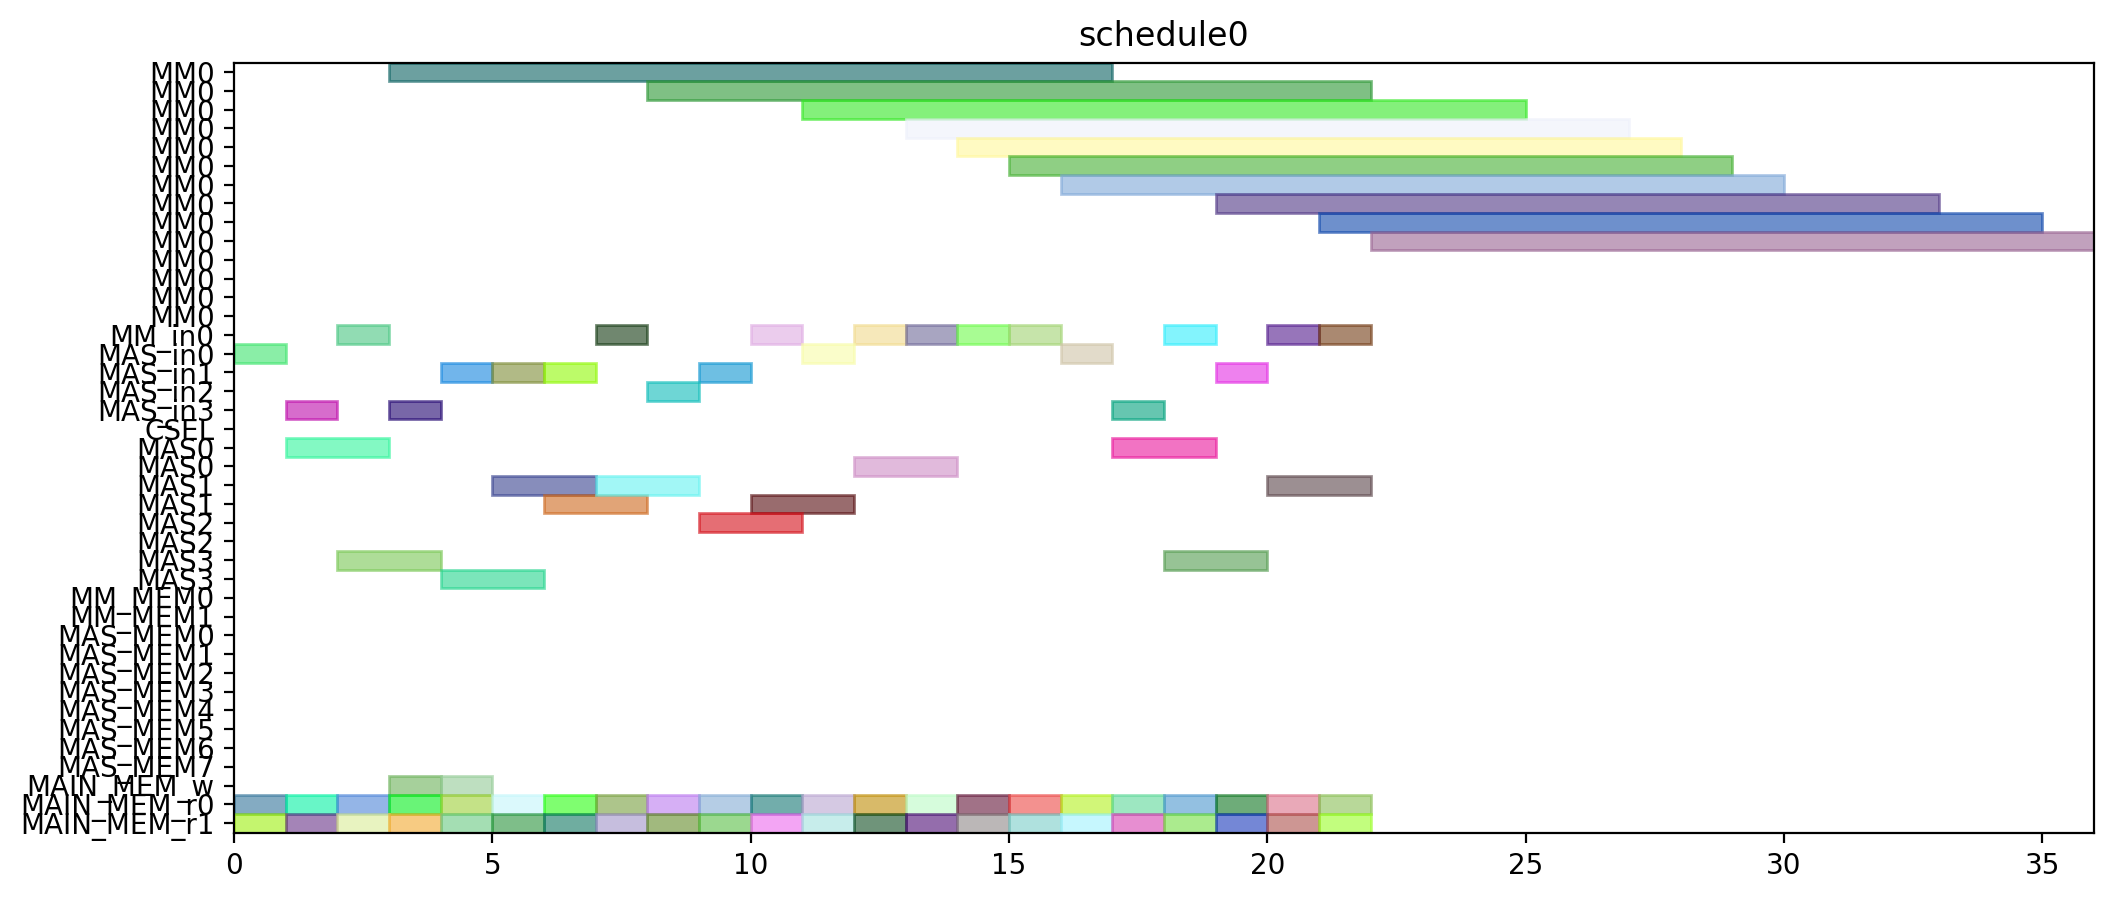

Write the Python code that produced this figure.
from pyschedule import Scenario, solvers, plotters, alt


def solve():
	horizon = 120
	S = Scenario("schedule0", horizon=horizon)

	# resource
	MM = S.Resources('MM', num=1, size=14)
	MM_in = S.Resources('MM_in', num=1)
	MAS_in = S.Resources('MAS_in', num=4)
	CSEL = S.Resource('CSEL')
	MAS = S.Resources('MAS', num=4, size=2, periods=range(1, horizon))
	MM_MEM = S.Resources('MM_MEM', num=2)
	MAS_MEM = S.Resources('MAS_MEM', num=8)
	MAIN_MEM_w = S.Resource('MAIN_MEM_w', size=1)
	MAIN_MEM_r = S.Resources('MAIN_MEM_r', num=2)

	# result of previous scheduling

	# new tasks
	c10_t0 = S.Task('c10_t0', length=14, delay_cost=1)
	c10_t0 += alt(MM)
	c10_t0_in = S.Task('c10_t0_in', length=1, delay_cost=1)
	c10_t0_in += alt(MM_in)
	S += c10_t0_in*MM_in[0]<=c10_t0*MM[0]
	c10_t0_mem0 = S.Task('c10_t0_mem0', length=1, delay_cost=1)
	c10_t0_mem0 += MAIN_MEM_r[0]
	S += c10_t0_mem0 <= c10_t0

	c10_t0_mem1 = S.Task('c10_t0_mem1', length=1, delay_cost=1)
	c10_t0_mem1 += MAIN_MEM_r[1]
	S += c10_t0_mem1 <= c10_t0

	c10_t1 = S.Task('c10_t1', length=14, delay_cost=1)
	c10_t1 += alt(MM)
	c10_t1_in = S.Task('c10_t1_in', length=1, delay_cost=1)
	c10_t1_in += alt(MM_in)
	S += c10_t1_in*MM_in[0]<=c10_t1*MM[0]
	c10_t1_mem0 = S.Task('c10_t1_mem0', length=1, delay_cost=1)
	c10_t1_mem0 += MAIN_MEM_r[0]
	S += c10_t1_mem0 <= c10_t1

	c10_t1_mem1 = S.Task('c10_t1_mem1', length=1, delay_cost=1)
	c10_t1_mem1 += MAIN_MEM_r[1]
	S += c10_t1_mem1 <= c10_t1

	c10_t2 = S.Task('c10_t2', length=2, delay_cost=1)
	c10_t2 += alt(MAS)
	c10_t2_in = S.Task('c10_t2_in', length=1, delay_cost=1)
	c10_t2_in += alt(MAS_in)
	S += c10_t2_in*MAS_in[0]<=c10_t2*MAS[0]

	S += c10_t2_in*MAS_in[1]<=c10_t2*MAS[1]

	S += c10_t2_in*MAS_in[2]<=c10_t2*MAS[2]

	S += c10_t2_in*MAS_in[3]<=c10_t2*MAS[3]

	c10_t2_mem0 = S.Task('c10_t2_mem0', length=1, delay_cost=1)
	c10_t2_mem0 += MAIN_MEM_r[0]
	S += c10_t2_mem0 <= c10_t2

	c10_t2_mem1 = S.Task('c10_t2_mem1', length=1, delay_cost=1)
	c10_t2_mem1 += MAIN_MEM_r[1]
	S += c10_t2_mem1 <= c10_t2

	c10_t3 = S.Task('c10_t3', length=2, delay_cost=1)
	c10_t3 += alt(MAS)
	c10_t3_in = S.Task('c10_t3_in', length=1, delay_cost=1)
	c10_t3_in += alt(MAS_in)
	S += c10_t3_in*MAS_in[0]<=c10_t3*MAS[0]

	S += c10_t3_in*MAS_in[1]<=c10_t3*MAS[1]

	S += c10_t3_in*MAS_in[2]<=c10_t3*MAS[2]

	S += c10_t3_in*MAS_in[3]<=c10_t3*MAS[3]

	c10_t3_mem0 = S.Task('c10_t3_mem0', length=1, delay_cost=1)
	c10_t3_mem0 += MAIN_MEM_r[0]
	S += c10_t3_mem0 <= c10_t3

	c10_t3_mem1 = S.Task('c10_t3_mem1', length=1, delay_cost=1)
	c10_t3_mem1 += MAIN_MEM_r[1]
	S += c10_t3_mem1 <= c10_t3

	c20_t0 = S.Task('c20_t0', length=14, delay_cost=1)
	c20_t0 += alt(MM)
	c20_t0_in = S.Task('c20_t0_in', length=1, delay_cost=1)
	c20_t0_in += alt(MM_in)
	S += c20_t0_in*MM_in[0]<=c20_t0*MM[0]
	c20_t0_mem0 = S.Task('c20_t0_mem0', length=1, delay_cost=1)
	c20_t0_mem0 += MAIN_MEM_r[0]
	S += c20_t0_mem0 <= c20_t0

	c20_t0_mem1 = S.Task('c20_t0_mem1', length=1, delay_cost=1)
	c20_t0_mem1 += MAIN_MEM_r[1]
	S += c20_t0_mem1 <= c20_t0

	c20_t1 = S.Task('c20_t1', length=14, delay_cost=1)
	c20_t1 += alt(MM)
	c20_t1_in = S.Task('c20_t1_in', length=1, delay_cost=1)
	c20_t1_in += alt(MM_in)
	S += c20_t1_in*MM_in[0]<=c20_t1*MM[0]
	c20_t1_mem0 = S.Task('c20_t1_mem0', length=1, delay_cost=1)
	c20_t1_mem0 += MAIN_MEM_r[0]
	S += c20_t1_mem0 <= c20_t1

	c20_t1_mem1 = S.Task('c20_t1_mem1', length=1, delay_cost=1)
	c20_t1_mem1 += MAIN_MEM_r[1]
	S += c20_t1_mem1 <= c20_t1

	c20_t2 = S.Task('c20_t2', length=2, delay_cost=1)
	c20_t2 += alt(MAS)
	c20_t2_in = S.Task('c20_t2_in', length=1, delay_cost=1)
	c20_t2_in += alt(MAS_in)
	S += c20_t2_in*MAS_in[0]<=c20_t2*MAS[0]

	S += c20_t2_in*MAS_in[1]<=c20_t2*MAS[1]

	S += c20_t2_in*MAS_in[2]<=c20_t2*MAS[2]

	S += c20_t2_in*MAS_in[3]<=c20_t2*MAS[3]

	c20_t2_mem0 = S.Task('c20_t2_mem0', length=1, delay_cost=1)
	c20_t2_mem0 += MAIN_MEM_r[0]
	S += c20_t2_mem0 <= c20_t2

	c20_t2_mem1 = S.Task('c20_t2_mem1', length=1, delay_cost=1)
	c20_t2_mem1 += MAIN_MEM_r[1]
	S += c20_t2_mem1 <= c20_t2

	c20_t3 = S.Task('c20_t3', length=2, delay_cost=1)
	c20_t3 += alt(MAS)
	c20_t3_in = S.Task('c20_t3_in', length=1, delay_cost=1)
	c20_t3_in += alt(MAS_in)
	S += c20_t3_in*MAS_in[0]<=c20_t3*MAS[0]

	S += c20_t3_in*MAS_in[1]<=c20_t3*MAS[1]

	S += c20_t3_in*MAS_in[2]<=c20_t3*MAS[2]

	S += c20_t3_in*MAS_in[3]<=c20_t3*MAS[3]

	c20_t3_mem0 = S.Task('c20_t3_mem0', length=1, delay_cost=1)
	c20_t3_mem0 += MAIN_MEM_r[0]
	S += c20_t3_mem0 <= c20_t3

	c20_t3_mem1 = S.Task('c20_t3_mem1', length=1, delay_cost=1)
	c20_t3_mem1 += MAIN_MEM_r[1]
	S += c20_t3_mem1 <= c20_t3

	c01_t0 = S.Task('c01_t0', length=14, delay_cost=1)
	c01_t0 += alt(MM)
	c01_t0_in = S.Task('c01_t0_in', length=1, delay_cost=1)
	c01_t0_in += alt(MM_in)
	S += c01_t0_in*MM_in[0]<=c01_t0*MM[0]
	c01_t0_mem0 = S.Task('c01_t0_mem0', length=1, delay_cost=1)
	c01_t0_mem0 += MAIN_MEM_r[0]
	S += c01_t0_mem0 <= c01_t0

	c01_t0_mem1 = S.Task('c01_t0_mem1', length=1, delay_cost=1)
	c01_t0_mem1 += MAIN_MEM_r[1]
	S += c01_t0_mem1 <= c01_t0

	c01_t1 = S.Task('c01_t1', length=14, delay_cost=1)
	c01_t1 += alt(MM)
	c01_t1_in = S.Task('c01_t1_in', length=1, delay_cost=1)
	c01_t1_in += alt(MM_in)
	S += c01_t1_in*MM_in[0]<=c01_t1*MM[0]
	c01_t1_mem0 = S.Task('c01_t1_mem0', length=1, delay_cost=1)
	c01_t1_mem0 += MAIN_MEM_r[0]
	S += c01_t1_mem0 <= c01_t1

	c01_t1_mem1 = S.Task('c01_t1_mem1', length=1, delay_cost=1)
	c01_t1_mem1 += MAIN_MEM_r[1]
	S += c01_t1_mem1 <= c01_t1

	c01_t2 = S.Task('c01_t2', length=2, delay_cost=1)
	c01_t2 += alt(MAS)
	c01_t2_in = S.Task('c01_t2_in', length=1, delay_cost=1)
	c01_t2_in += alt(MAS_in)
	S += c01_t2_in*MAS_in[0]<=c01_t2*MAS[0]

	S += c01_t2_in*MAS_in[1]<=c01_t2*MAS[1]

	S += c01_t2_in*MAS_in[2]<=c01_t2*MAS[2]

	S += c01_t2_in*MAS_in[3]<=c01_t2*MAS[3]

	c01_t2_mem0 = S.Task('c01_t2_mem0', length=1, delay_cost=1)
	c01_t2_mem0 += MAIN_MEM_r[0]
	S += c01_t2_mem0 <= c01_t2

	c01_t2_mem1 = S.Task('c01_t2_mem1', length=1, delay_cost=1)
	c01_t2_mem1 += MAIN_MEM_r[1]
	S += c01_t2_mem1 <= c01_t2

	c01_t3 = S.Task('c01_t3', length=2, delay_cost=1)
	c01_t3 += alt(MAS)
	c01_t3_in = S.Task('c01_t3_in', length=1, delay_cost=1)
	c01_t3_in += alt(MAS_in)
	S += c01_t3_in*MAS_in[0]<=c01_t3*MAS[0]

	S += c01_t3_in*MAS_in[1]<=c01_t3*MAS[1]

	S += c01_t3_in*MAS_in[2]<=c01_t3*MAS[2]

	S += c01_t3_in*MAS_in[3]<=c01_t3*MAS[3]

	c01_t3_mem0 = S.Task('c01_t3_mem0', length=1, delay_cost=1)
	c01_t3_mem0 += MAIN_MEM_r[0]
	S += c01_t3_mem0 <= c01_t3

	c01_t3_mem1 = S.Task('c01_t3_mem1', length=1, delay_cost=1)
	c01_t3_mem1 += MAIN_MEM_r[1]
	S += c01_t3_mem1 <= c01_t3

	c11_t0 = S.Task('c11_t0', length=14, delay_cost=1)
	c11_t0 += alt(MM)
	c11_t0_in = S.Task('c11_t0_in', length=1, delay_cost=1)
	c11_t0_in += alt(MM_in)
	S += c11_t0_in*MM_in[0]<=c11_t0*MM[0]
	c11_t0_mem0 = S.Task('c11_t0_mem0', length=1, delay_cost=1)
	c11_t0_mem0 += MAIN_MEM_r[0]
	S += c11_t0_mem0 <= c11_t0

	c11_t0_mem1 = S.Task('c11_t0_mem1', length=1, delay_cost=1)
	c11_t0_mem1 += MAIN_MEM_r[1]
	S += c11_t0_mem1 <= c11_t0

	c11_t1 = S.Task('c11_t1', length=14, delay_cost=1)
	c11_t1 += alt(MM)
	c11_t1_in = S.Task('c11_t1_in', length=1, delay_cost=1)
	c11_t1_in += alt(MM_in)
	S += c11_t1_in*MM_in[0]<=c11_t1*MM[0]
	c11_t1_mem0 = S.Task('c11_t1_mem0', length=1, delay_cost=1)
	c11_t1_mem0 += MAIN_MEM_r[0]
	S += c11_t1_mem0 <= c11_t1

	c11_t1_mem1 = S.Task('c11_t1_mem1', length=1, delay_cost=1)
	c11_t1_mem1 += MAIN_MEM_r[1]
	S += c11_t1_mem1 <= c11_t1

	c11_t2 = S.Task('c11_t2', length=2, delay_cost=1)
	c11_t2 += alt(MAS)
	c11_t2_in = S.Task('c11_t2_in', length=1, delay_cost=1)
	c11_t2_in += alt(MAS_in)
	S += c11_t2_in*MAS_in[0]<=c11_t2*MAS[0]

	S += c11_t2_in*MAS_in[1]<=c11_t2*MAS[1]

	S += c11_t2_in*MAS_in[2]<=c11_t2*MAS[2]

	S += c11_t2_in*MAS_in[3]<=c11_t2*MAS[3]

	c11_t2_mem0 = S.Task('c11_t2_mem0', length=1, delay_cost=1)
	c11_t2_mem0 += MAIN_MEM_r[0]
	S += c11_t2_mem0 <= c11_t2

	c11_t2_mem1 = S.Task('c11_t2_mem1', length=1, delay_cost=1)
	c11_t2_mem1 += MAIN_MEM_r[1]
	S += c11_t2_mem1 <= c11_t2

	c11_t3 = S.Task('c11_t3', length=2, delay_cost=1)
	c11_t3 += alt(MAS)
	c11_t3_in = S.Task('c11_t3_in', length=1, delay_cost=1)
	c11_t3_in += alt(MAS_in)
	S += c11_t3_in*MAS_in[0]<=c11_t3*MAS[0]

	S += c11_t3_in*MAS_in[1]<=c11_t3*MAS[1]

	S += c11_t3_in*MAS_in[2]<=c11_t3*MAS[2]

	S += c11_t3_in*MAS_in[3]<=c11_t3*MAS[3]

	c11_t3_mem0 = S.Task('c11_t3_mem0', length=1, delay_cost=1)
	c11_t3_mem0 += MAIN_MEM_r[0]
	S += c11_t3_mem0 <= c11_t3

	c11_t3_mem1 = S.Task('c11_t3_mem1', length=1, delay_cost=1)
	c11_t3_mem1 += MAIN_MEM_r[1]
	S += c11_t3_mem1 <= c11_t3

	c21_t0 = S.Task('c21_t0', length=14, delay_cost=1)
	c21_t0 += alt(MM)
	c21_t0_in = S.Task('c21_t0_in', length=1, delay_cost=1)
	c21_t0_in += alt(MM_in)
	S += c21_t0_in*MM_in[0]<=c21_t0*MM[0]
	c21_t0_mem0 = S.Task('c21_t0_mem0', length=1, delay_cost=1)
	c21_t0_mem0 += MAIN_MEM_r[0]
	S += c21_t0_mem0 <= c21_t0

	c21_t0_mem1 = S.Task('c21_t0_mem1', length=1, delay_cost=1)
	c21_t0_mem1 += MAIN_MEM_r[1]
	S += c21_t0_mem1 <= c21_t0

	c21_t1 = S.Task('c21_t1', length=14, delay_cost=1)
	c21_t1 += alt(MM)
	c21_t1_in = S.Task('c21_t1_in', length=1, delay_cost=1)
	c21_t1_in += alt(MM_in)
	S += c21_t1_in*MM_in[0]<=c21_t1*MM[0]
	c21_t1_mem0 = S.Task('c21_t1_mem0', length=1, delay_cost=1)
	c21_t1_mem0 += MAIN_MEM_r[0]
	S += c21_t1_mem0 <= c21_t1

	c21_t1_mem1 = S.Task('c21_t1_mem1', length=1, delay_cost=1)
	c21_t1_mem1 += MAIN_MEM_r[1]
	S += c21_t1_mem1 <= c21_t1

	c21_t2 = S.Task('c21_t2', length=2, delay_cost=1)
	c21_t2 += alt(MAS)
	c21_t2_in = S.Task('c21_t2_in', length=1, delay_cost=1)
	c21_t2_in += alt(MAS_in)
	S += c21_t2_in*MAS_in[0]<=c21_t2*MAS[0]

	S += c21_t2_in*MAS_in[1]<=c21_t2*MAS[1]

	S += c21_t2_in*MAS_in[2]<=c21_t2*MAS[2]

	S += c21_t2_in*MAS_in[3]<=c21_t2*MAS[3]

	c21_t2_mem0 = S.Task('c21_t2_mem0', length=1, delay_cost=1)
	c21_t2_mem0 += MAIN_MEM_r[0]
	S += c21_t2_mem0 <= c21_t2

	c21_t2_mem1 = S.Task('c21_t2_mem1', length=1, delay_cost=1)
	c21_t2_mem1 += MAIN_MEM_r[1]
	S += c21_t2_mem1 <= c21_t2

	c21_t3 = S.Task('c21_t3', length=2, delay_cost=1)
	c21_t3 += alt(MAS)
	c21_t3_in = S.Task('c21_t3_in', length=1, delay_cost=1)
	c21_t3_in += alt(MAS_in)
	S += c21_t3_in*MAS_in[0]<=c21_t3*MAS[0]

	S += c21_t3_in*MAS_in[1]<=c21_t3*MAS[1]

	S += c21_t3_in*MAS_in[2]<=c21_t3*MAS[2]

	S += c21_t3_in*MAS_in[3]<=c21_t3*MAS[3]

	c21_t3_mem0 = S.Task('c21_t3_mem0', length=1, delay_cost=1)
	c21_t3_mem0 += MAIN_MEM_r[0]
	S += c21_t3_mem0 <= c21_t3

	c21_t3_mem1 = S.Task('c21_t3_mem1', length=1, delay_cost=1)
	c21_t3_mem1 += MAIN_MEM_r[1]
	S += c21_t3_mem1 <= c21_t3

	c000 = S.Task('c000', length=2, delay_cost=1)
	c000 += alt(MAS)
	c000_in = S.Task('c000_in', length=1, delay_cost=1)
	c000_in += alt(MAS_in)
	S += c000_in*MAS_in[0]<=c000*MAS[0]

	S += c000_in*MAS_in[1]<=c000*MAS[1]

	S += c000_in*MAS_in[2]<=c000*MAS[2]

	S += c000_in*MAS_in[3]<=c000*MAS[3]

	S += 0<c000

	c000_w = S.Task('c000_w', length=1, delay_cost=1)
	c000_w += alt(MAIN_MEM_w)
	S += c000 <= c000_w

	c000_mem0 = S.Task('c000_mem0', length=1, delay_cost=1)
	c000_mem0 += MAIN_MEM_r[0]
	S += c000_mem0 <= c000

	c000_mem1 = S.Task('c000_mem1', length=1, delay_cost=1)
	c000_mem1 += MAIN_MEM_r[1]
	S += c000_mem1 <= c000

	c001 = S.Task('c001', length=2, delay_cost=1)
	c001 += alt(MAS)
	c001_in = S.Task('c001_in', length=1, delay_cost=1)
	c001_in += alt(MAS_in)
	S += c001_in*MAS_in[0]<=c001*MAS[0]

	S += c001_in*MAS_in[1]<=c001*MAS[1]

	S += c001_in*MAS_in[2]<=c001*MAS[2]

	S += c001_in*MAS_in[3]<=c001*MAS[3]

	S += 0<c001

	c001_w = S.Task('c001_w', length=1, delay_cost=1)
	c001_w += alt(MAIN_MEM_w)
	S += c001 <= c001_w

	c001_mem0 = S.Task('c001_mem0', length=1, delay_cost=1)
	c001_mem0 += MAIN_MEM_r[0]
	S += c001_mem0 <= c001

	c001_mem1 = S.Task('c001_mem1', length=1, delay_cost=1)
	c001_mem1 += MAIN_MEM_r[1]
	S += c001_mem1 <= c001

	solvers.mip.solve(S,msg=1,kind='CPLEX',ratio_gap=1.01)

	solution = [['hoge']*len(S.solution()[1]) for i in range(len(S.solution()))]
	for i in range(len(S.solution())):
		for j in range(len(S.solution()[i])):
			solution[i][j]=str(S.solution()[i][j])
	print(solution)

	cycles = int(solution[-1][3])

	pic_file_name = "/home/mfukuda/ABE/multiRAM_multiMAS_16mux/scheduling_result/stage14MM1_stage2MAS4/FROB/schedule0.png"
	if(S.solution() != []):
		plotters.matplotlib.plot(S,img_filename=pic_file_name, show_task_labels=False, fig_size=(cycles*0.25+3, 5))

	return solution
